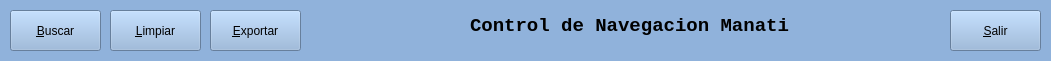
  <widget class="QWidget" name="widget" native="true">
   <property name="geometry">
    <rect>
     <x>0</x>
     <y>0</y>
     <width>1051</width>
     <height>61</height>
    </rect>
   </property>
   <property name="palette">
    <palette>
     <active>
      <colorrole role="WindowText">
       <brush brushstyle="SolidPattern">
        <color alpha="255">
         <red>0</red>
         <green>0</green>
         <blue>0</blue>
        </color>
       </brush>
      </colorrole>
      <colorrole role="Button">
       <brush brushstyle="SolidPattern">
        <color alpha="255">
         <red>144</red>
         <green>178</green>
         <blue>219</blue>
        </color>
       </brush>
      </colorrole>
      <colorrole role="Light">
       <brush brushstyle="SolidPattern">
        <color alpha="255">
         <red>242</red>
         <green>248</green>
         <blue>255</blue>
        </color>
       </brush>
      </colorrole>
      <colorrole role="Midlight">
       <brush brushstyle="SolidPattern">
        <color alpha="255">
         <red>193</red>
         <green>213</green>
         <blue>237</blue>
        </color>
       </brush>
      </colorrole>
      <colorrole role="Dark">
       <brush brushstyle="SolidPattern">
        <color alpha="255">
         <red>72</red>
         <green>89</green>
         <blue>109</blue>
        </color>
       </brush>
      </colorrole>
      <colorrole role="Mid">
       <brush brushstyle="SolidPattern">
        <color alpha="255">
         <red>96</red>
         <green>119</green>
         <blue>146</blue>
        </color>
       </brush>
      </colorrole>
      <colorrole role="Text">
       <brush brushstyle="SolidPattern">
        <color alpha="255">
         <red>0</red>
         <green>0</green>
         <blue>0</blue>
        </color>
       </brush>
      </colorrole>
      <colorrole role="BrightText">
       <brush brushstyle="SolidPattern">
        <color alpha="255">
         <red>255</red>
         <green>255</green>
         <blue>255</blue>
        </color>
       </brush>
      </colorrole>
      <colorrole role="ButtonText">
       <brush brushstyle="SolidPattern">
        <color alpha="255">
         <red>0</red>
         <green>0</green>
         <blue>0</blue>
        </color>
       </brush>
      </colorrole>
      <colorrole role="Base">
       <brush brushstyle="SolidPattern">
        <color alpha="255">
         <red>255</red>
         <green>255</green>
         <blue>255</blue>
        </color>
       </brush>
      </colorrole>
      <colorrole role="Window">
       <brush brushstyle="SolidPattern">
        <color alpha="255">
         <red>144</red>
         <green>178</green>
         <blue>219</blue>
        </color>
       </brush>
      </colorrole>
      <colorrole role="Shadow">
       <brush brushstyle="SolidPattern">
        <color alpha="255">
         <red>0</red>
         <green>0</green>
         <blue>0</blue>
        </color>
       </brush>
      </colorrole>
      <colorrole role="AlternateBase">
       <brush brushstyle="SolidPattern">
        <color alpha="255">
         <red>199</red>
         <green>216</green>
         <blue>237</blue>
        </color>
       </brush>
      </colorrole>
      <colorrole role="ToolTipBase">
       <brush brushstyle="SolidPattern">
        <color alpha="255">
         <red>255</red>
         <green>255</green>
         <blue>220</blue>
        </color>
       </brush>
      </colorrole>
      <colorrole role="ToolTipText">
       <brush brushstyle="SolidPattern">
        <color alpha="255">
         <red>0</red>
         <green>0</green>
         <blue>0</blue>
        </color>
       </brush>
      </colorrole>
     </active>
     <inactive>
      <colorrole role="WindowText">
       <brush brushstyle="SolidPattern">
        <color alpha="255">
         <red>0</red>
         <green>0</green>
         <blue>0</blue>
        </color>
       </brush>
      </colorrole>
      <colorrole role="Button">
       <brush brushstyle="SolidPattern">
        <color alpha="255">
         <red>144</red>
         <green>178</green>
         <blue>219</blue>
        </color>
       </brush>
      </colorrole>
      <colorrole role="Light">
       <brush brushstyle="SolidPattern">
        <color alpha="255">
         <red>242</red>
         <green>248</green>
         <blue>255</blue>
        </color>
       </brush>
      </colorrole>
      <colorrole role="Midlight">
       <brush brushstyle="SolidPattern">
        <color alpha="255">
         <red>193</red>
         <green>213</green>
         <blue>237</blue>
        </color>
       </brush>
      </colorrole>
      <colorrole role="Dark">
       <brush brushstyle="SolidPattern">
        <color alpha="255">
         <red>72</red>
         <green>89</green>
         <blue>109</blue>
        </color>
       </brush>
      </colorrole>
      <colorrole role="Mid">
       <brush brushstyle="SolidPattern">
        <color alpha="255">
         <red>96</red>
         <green>119</green>
         <blue>146</blue>
        </color>
       </brush>
      </colorrole>
      <colorrole role="Text">
       <brush brushstyle="SolidPattern">
        <color alpha="255">
         <red>0</red>
         <green>0</green>
         <blue>0</blue>
        </color>
       </brush>
      </colorrole>
      <colorrole role="BrightText">
       <brush brushstyle="SolidPattern">
        <color alpha="255">
         <red>255</red>
         <green>255</green>
         <blue>255</blue>
        </color>
       </brush>
      </colorrole>
      <colorrole role="ButtonText">
       <brush brushstyle="SolidPattern">
        <color alpha="255">
         <red>0</red>
         <green>0</green>
         <blue>0</blue>
        </color>
       </brush>
      </colorrole>
      <colorrole role="Base">
       <brush brushstyle="SolidPattern">
        <color alpha="255">
         <red>255</red>
         <green>255</green>
         <blue>255</blue>
        </color>
       </brush>
      </colorrole>
      <colorrole role="Window">
       <brush brushstyle="SolidPattern">
        <color alpha="255">
         <red>144</red>
         <green>178</green>
         <blue>219</blue>
        </color>
       </brush>
      </colorrole>
      <colorrole role="Shadow">
       <brush brushstyle="SolidPattern">
        <color alpha="255">
         <red>0</red>
         <green>0</green>
         <blue>0</blue>
        </color>
       </brush>
      </colorrole>
      <colorrole role="AlternateBase">
       <brush brushstyle="SolidPattern">
        <color alpha="255">
         <red>199</red>
         <green>216</green>
         <blue>237</blue>
        </color>
       </brush>
      </colorrole>
      <colorrole role="ToolTipBase">
       <brush brushstyle="SolidPattern">
        <color alpha="255">
         <red>255</red>
         <green>255</green>
         <blue>220</blue>
        </color>
       </brush>
      </colorrole>
      <colorrole role="ToolTipText">
       <brush brushstyle="SolidPattern">
        <color alpha="255">
         <red>0</red>
         <green>0</green>
         <blue>0</blue>
        </color>
       </brush>
      </colorrole>
     </inactive>
     <disabled>
      <colorrole role="WindowText">
       <brush brushstyle="SolidPattern">
        <color alpha="255">
         <red>72</red>
         <green>89</green>
         <blue>109</blue>
        </color>
       </brush>
      </colorrole>
      <colorrole role="Button">
       <brush brushstyle="SolidPattern">
        <color alpha="255">
         <red>144</red>
         <green>178</green>
         <blue>219</blue>
        </color>
       </brush>
      </colorrole>
      <colorrole role="Light">
       <brush brushstyle="SolidPattern">
        <color alpha="255">
         <red>242</red>
         <green>248</green>
         <blue>255</blue>
        </color>
       </brush>
      </colorrole>
      <colorrole role="Midlight">
       <brush brushstyle="SolidPattern">
        <color alpha="255">
         <red>193</red>
         <green>213</green>
         <blue>237</blue>
        </color>
       </brush>
      </colorrole>
      <colorrole role="Dark">
       <brush brushstyle="SolidPattern">
        <color alpha="255">
         <red>72</red>
         <green>89</green>
         <blue>109</blue>
        </color>
       </brush>
      </colorrole>
      <colorrole role="Mid">
       <brush brushstyle="SolidPattern">
        <color alpha="255">
         <red>96</red>
         <green>119</green>
         <blue>146</blue>
        </color>
       </brush>
      </colorrole>
      <colorrole role="Text">
       <brush brushstyle="SolidPattern">
        <color alpha="255">
         <red>72</red>
         <green>89</green>
         <blue>109</blue>
        </color>
       </brush>
      </colorrole>
      <colorrole role="BrightText">
       <brush brushstyle="SolidPattern">
        <color alpha="255">
         <red>255</red>
         <green>255</green>
         <blue>255</blue>
        </color>
       </brush>
      </colorrole>
      <colorrole role="ButtonText">
       <brush brushstyle="SolidPattern">
        <color alpha="255">
         <red>72</red>
         <green>89</green>
         <blue>109</blue>
        </color>
       </brush>
      </colorrole>
      <colorrole role="Base">
       <brush brushstyle="SolidPattern">
        <color alpha="255">
         <red>144</red>
         <green>178</green>
         <blue>219</blue>
        </color>
       </brush>
      </colorrole>
      <colorrole role="Window">
       <brush brushstyle="SolidPattern">
        <color alpha="255">
         <red>144</red>
         <green>178</green>
         <blue>219</blue>
        </color>
       </brush>
      </colorrole>
      <colorrole role="Shadow">
       <brush brushstyle="SolidPattern">
        <color alpha="255">
         <red>0</red>
         <green>0</green>
         <blue>0</blue>
        </color>
       </brush>
      </colorrole>
      <colorrole role="AlternateBase">
       <brush brushstyle="SolidPattern">
        <color alpha="255">
         <red>144</red>
         <green>178</green>
         <blue>219</blue>
        </color>
       </brush>
      </colorrole>
      <colorrole role="ToolTipBase">
       <brush brushstyle="SolidPattern">
        <color alpha="255">
         <red>255</red>
         <green>255</green>
         <blue>220</blue>
        </color>
       </brush>
      </colorrole>
      <colorrole role="ToolTipText">
       <brush brushstyle="SolidPattern">
        <color alpha="255">
         <red>0</red>
         <green>0</green>
         <blue>0</blue>
        </color>
       </brush>
      </colorrole>
     </disabled>
    </palette>
   </property>
   <property name="autoFillBackground">
    <bool>true</bool>
   </property>
   <widget class="QPushButton" name="btnBuscar">
    <property name="geometry">
     <rect>
      <x>10</x>
      <y>10</y>
      <width>91</width>
      <height>41</height>
     </rect>
    </property>
    <property name="toolTip">
     <string>Click para Buscar</string>
    </property>
    <property name="layoutDirection">
     <enum>Qt::LeftToRight</enum>
    </property>
    <property name="text">
     <string>&amp;Buscar</string>
    </property>
    <property name="icon">
     <iconset>
      <normaloff>../img/40px_find.png</normaloff>../img/40px_find.png</iconset>
    </property>
   </widget>
   <widget class="QPushButton" name="btnSalir">
    <property name="geometry">
     <rect>
      <x>950</x>
      <y>10</y>
      <width>91</width>
      <height>41</height>
     </rect>
    </property>
    <property name="toolTip">
     <string>Salir del Sistema</string>
    </property>
    <property name="layoutDirection">
     <enum>Qt::LeftToRight</enum>
    </property>
    <property name="text">
     <string>&amp;Salir</string>
    </property>
    <property name="icon">
     <iconset>
      <normaloff>../img/25px_exit.png</normaloff>../img/25px_exit.png</iconset>
    </property>
   </widget>
   <widget class="QPushButton" name="btnLimpiar">
    <property name="geometry">
     <rect>
      <x>110</x>
      <y>10</y>
      <width>91</width>
      <height>41</height>
     </rect>
    </property>
    <property name="toolTip">
     <string>Limpiar todos los campos de Busqueda</string>
    </property>
    <property name="layoutDirection">
     <enum>Qt::LeftToRight</enum>
    </property>
    <property name="text">
     <string>&amp;Limpiar</string>
    </property>
    <property name="icon">
     <iconset>
      <normaloff>../img/erase.png</normaloff>../img/erase.png</iconset>
    </property>
   </widget>
   <widget class="QLabel" name="lblImagen">
    <property name="geometry">
     <rect>
      <x>350</x>
      <y>0</y>
      <width>111</width>
      <height>71</height>
     </rect>
    </property>
    <property name="text">
     <string/>
    </property>
    <property name="pixmap">
     <pixmap>../img/manati.png</pixmap>
    </property>
    <property name="scaledContents">
     <bool>true</bool>
    </property>
   </widget>
   <widget class="QLabel" name="lblTitulo">
    <property name="geometry">
     <rect>
      <x>470</x>
      <y>10</y>
      <width>331</width>
      <height>31</height>
     </rect>
    </property>
    <property name="font">
     <font>
      <family>Monospace</family>
      <pointsize>14</pointsize>
      <weight>75</weight>
      <bold>true</bold>
     </font>
    </property>
    <property name="text">
     <string>Control de Navegacion Manati</string>
    </property>
    <property name="scaledContents">
     <bool>false</bool>
    </property>
    <property name="wordWrap">
     <bool>false</bool>
    </property>
   </widget>
   <widget class="QPushButton" name="btnExportar">
    <property name="geometry">
     <rect>
      <x>210</x>
      <y>10</y>
      <width>91</width>
      <height>41</height>
     </rect>
    </property>
    <property name="toolTip">
     <string>Exportar consulta a MS Excel</string>
    </property>
    <property name="layoutDirection">
     <enum>Qt::LeftToRight</enum>
    </property>
    <property name="text">
     <string>&amp;Exportar</string>
    </property>
    <property name="icon">
     <iconset>
      <normaloff>../img/OfficeExcel.png</normaloff>../img/OfficeExcel.png</iconset>
    </property>
   </widget>
  </widget>
